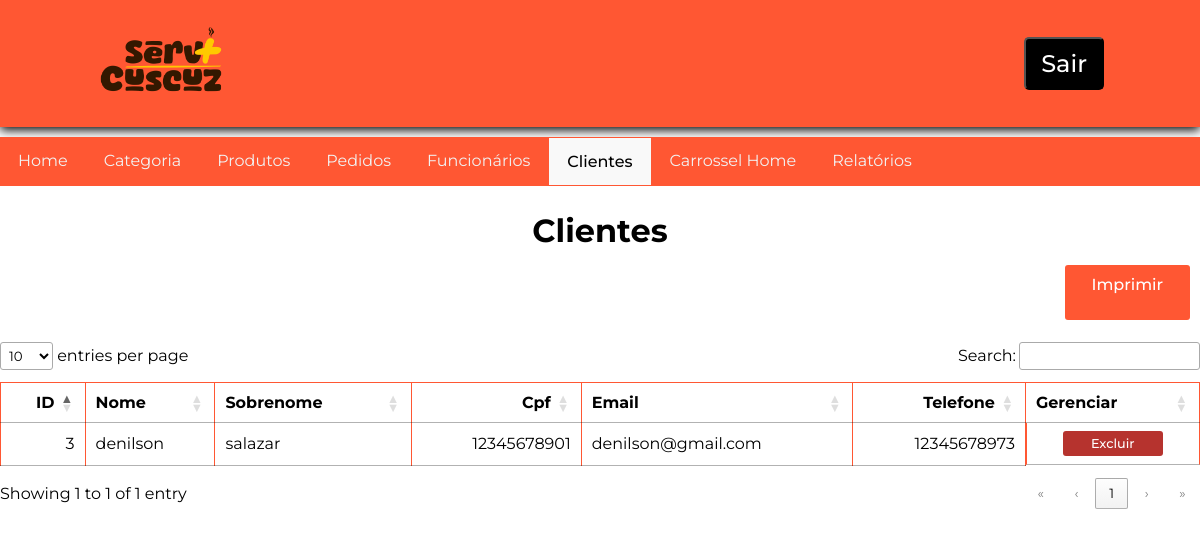
Page /view/admin/listaCliente.php (signed in) on the earlier database version.
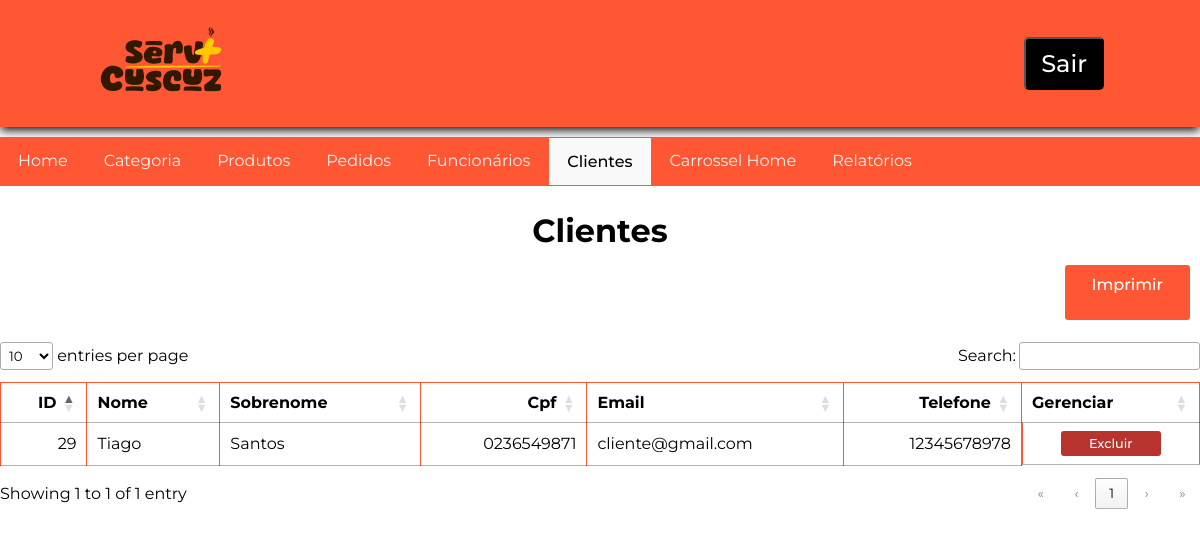
Same page on the later database version.
### tables this page shows
CREATE TABLE `t_cliente` (
  `id` int(11) NOT NULL,
  `nome` varchar(50) DEFAULT NULL,
  `sobrenome` varchar(100) DEFAULT NULL,
  `cpf` char(14) DEFAULT NULL,
  `email` varchar(100) DEFAULT NULL,
  `telefone` char(20) DEFAULT NULL,
  `data_criacao` timestamp NOT NULL DEFAULT current_timestamp(),
  `data_atualizacao` timestamp NOT NULL DEFAULT current_timestamp() ON UPDATE current_timestamp(),
  `senha` varchar(255) DEFAULT NULL
);

### model/DAO/src/conexaobd.php (called while the page is built, shortened)
<?php
if (!class_exists('Conexao')) {
    class Conexao {
        private static $conexao;
        public static function getInstance(){
            if (!isset(self::$conexao)) {
                try {
                    $options = array(
                        PDO::ATTR_PERSISTENT => true,
                        PDO::MYSQL_ATTR_INIT_COMMAND => 'SET NAMES utf8mb4',
                        PDO::ATTR_ERRMODE => PDO::ERRMODE_EXCEPTION
                    );
                    self::$conexao = new PDO("mysql:host=localhost;dbname=Serv+Cuscuz", "root", "", $options);
                } catch (PDOException $exc) {
                    echo "Erro ao conectar ao banco: " . $exc->getMessage();
                }
            }
            return self::$conexao;
        }
    }
}

### controller/cliente/readClienteController.php (called while the page is built, shortened)
<?php
require_once __DIR__ . "../../../model/DAO/clienteDAO.php";
$clienteDAO = new ClienteDAO();
$clientes = $clienteDAO->listarCliente();
require_once __DIR__ . "../../../view/admin/listaCliente.php";

### model/DAO/clienteDAO.php (called while the page is built, shortened)
<?php
include "src/conexaobd.php";
class ClienteDAO{
    public $pdo = null;
    public function __construct(){
        $this->pdo = Conexao::getInstance();
    }
    public function listarCliente() {
        try {
            $sql = "SELECT * FROM t_cliente";
            $stmt = $this->pdo->prepare($sql);
            $stmt->execute();
            return $stmt->fetchAll(PDO::FETCH_ASSOC);
        } catch (PDOException $e) {
            echo "Erro: " . $e->getMessage();
            return [];
        }
    }
}

### view/admin/listaCliente.php (the view, shortened to what the changed rows need)
<?php
require_once  "../../controller/cliente/readClienteController.php";
?>
<!DOCTYPE html>
<html lang="pt-br">
<head>
    <link rel="stylesheet" href="../../assets/css/headerCadastro.css">
    <link rel="stylesheet" href="../../assets/css/painelControleAdmin.css">
    <link rel="stylesheet" href="../../assets/css/funcionario/dataTable.css">
    <link rel="stylesheet" href="../../assets/css/mensagens/mensagens.css">
</head>
<body>
    <div class="homeAdm">
    <main>
        <h1>Clientes</h1>
        <section>
            <table id="myTable">
                <thead>
                    <tr>
                        <th>ID</th>
                        <th>Nome</th>
                        <th>Sobrenome</th>
                        <th>Cpf</th>
                        <th>Email</th>
                        <th>Telefone</th>
                        <th class="gerenciarAdm">Gerenciar</th>
                    </tr>
                </thead>
                <tbody>
                <?php if (isset($clientes) && is_array($clientes)): ?>
                    <?php foreach ($clientes as $cliente): ?>
                    <tr>
                        <td>
                            <?php echo htmlspecialchars($cliente['id']); ?>
                        </td>
                        <td>
                            <?php echo htmlspecialchars($cliente['nome']); ?>
                        </td>
                        <td>
                            <?php echo htmlspecialchars($cliente['sobrenome']); ?>
                        </td>
                        <td>
                            <?php echo htmlspecialchars($cliente['cpf']); ?>
                        </td>
                        <td>
                            <?php echo htmlspecialchars($cliente['email']); ?>
                        </td>
                        <td>
                            <?php echo htmlspecialchars($cliente['telefone']); ?>
                        </td>
                        <td class="tdOperacao">
                                <div class="alterarExcluir">
                                    <a class="btnexcluir" href="../../controller/cliente/deleteClienteController.php?id=<?= $cliente['id']; ?>" onclick="return confirm('Deseja confirmar a operação?');">Excluir</a>
                                </div>
                        </td>
                    </tr>
                    <?php endforeach; ?>
                <?php endif; ?>
            </table>
        </section>
    </main>
    </div>
</body>
</html>

Differences in the rows shown:
removed t_cliente: id "3", nome "denilson", sobrenome "salazar", cpf "12345678901", email "denilson@gmail.com", telefone "12345678973"
added t_cliente: id "29", nome "Tiago", sobrenome "Santos", cpf "0236549871", email "cliente@gmail.com", telefone "12345678978"
